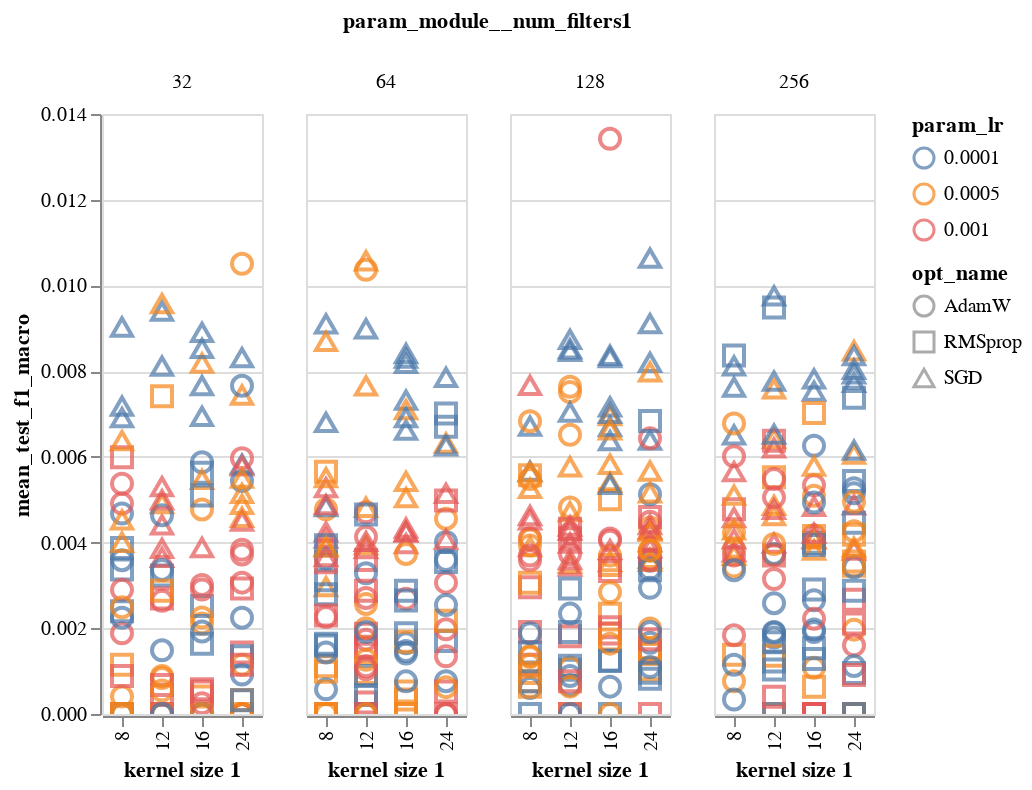

Notebook code cell kept with this figure:
### Code cell
alt.Chart(sm_res_df).mark_point(size=100).encode(
    x=alt.X('param_module__kernel_size1:O',title="kernel size 1"),
    y='mean_test_f1_macro:Q',
    color=alt.Color('param_lr:N',scale=alt.Scale(scheme='tableau10')),
    column='param_module__num_filters1:N',
#     detail='model_desc:N',
    shape="opt_name:N",
    tooltip=["rank_test_score:O","param_module__num_filters1:N","param_module__kernel_size1:N","param_lr:N","param_module__fc_node_num1:N"]
    
).interactive()

### Figure 1 — Vega-Lite specification as saved in the notebook (floating-point values rounded to 4 significant figures; data arrays with more than 128 entries replaced by an {"elided": "..."} marker saying what was removed)
{"config": {"view": {"continuousWidth": 400, "continuousHeight": 300}}, "data": {"name": "data-b549f45f709b5de3844150f4087ccd75"}, "mark": {"type": "point", "size": 100}, "encoding": {"color": {"type": "nominal", "field": "param_lr", "scale": {"scheme": "tableau10"}}, "column": {"type": "nominal", "field": "param_module__num_filters1"}, "shape": {"type": "nominal", "field": "opt_name"}, "tooltip": [{"type": "ordinal", "field": "rank_test_score"}, {"type": "nominal", "field": "param_module__num_filters1"}, {"type": "nominal", "field": "param_module__kernel_size1"}, {"type": "nominal", "field": "param_lr"}, {"type": "nominal", "field": "param_module__fc_node_num1"}], "x": {"type": "ordinal", "field": "param_module__kernel_size1", "title": "kernel size 1"}, "y": {"type": "quantitative", "field": "mean_test_f1_macro"}}, "selection": {"selector003": {"type": "interval", "bind": "scales", "encodings": ["x", "y"]}}, "$schema": "https://vega.github.io/schema/vega-lite/v4.8.1.json", "datasets": {"data-b549f45f709b5de3844150f4087ccd75": {"elided": "500 records"}}}
